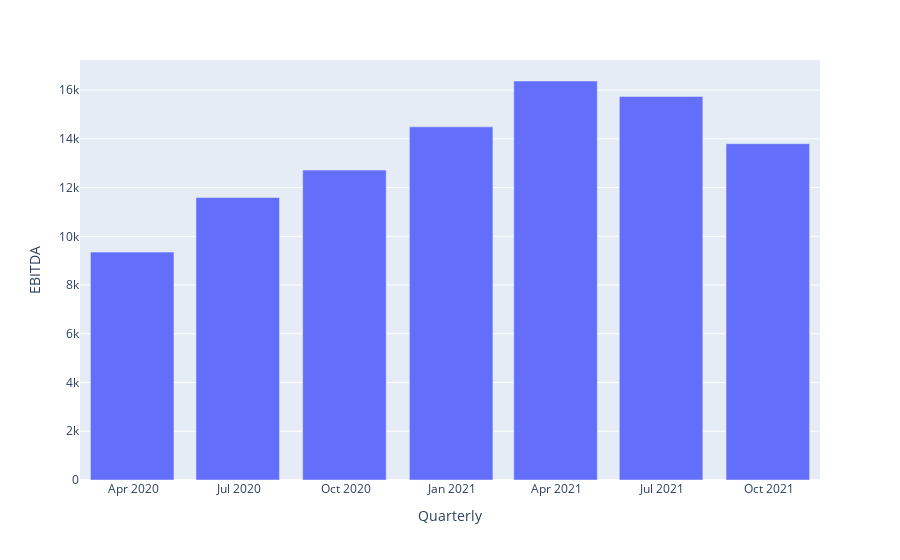

The notebook cell saved with this chart:
### Code cell
import plotly.express as px
fig = px.bar(curr_df, x='Quarterly', y='EBITDA')
fig.show()

### Figure 1 — Plotly figure (JSON) as saved in the notebook; plotly's stock layout.template omitted (floating-point values rounded to 4 significant figures)
{"data": [{"alignmentgroup": "True", "hovertemplate": "Quarterly=%{x}<br>EBITDA=%{y}<extra></extra>", "legendgroup": "", "marker": {"color": "#636efa", "pattern": {"shape": ""}}, "name": "", "offsetgroup": "", "orientation": "v", "showlegend": false, "textposition": "auto", "type": "bar", "x": ["2021-09-30T00:00:00", "2021-06-30T00:00:00", "2021-03-31T00:00:00", "2020-12-31T00:00:00", "2020-09-30T00:00:00", "2020-06-30T00:00:00", "2020-03-31T00:00:00"], "xaxis": "x", "y": [13800, 15740, 16373, 14491, 12717, 11591, 9351], "yaxis": "y"}], "layout": {"autosize": true, "barmode": "relative", "legend": {"tracegroupgap": 0}, "margin": {"t": 60}, "xaxis": {"anchor": "y", "autorange": true, "domain": [0, 1], "range": ["2020-02-15", "2021-11-14"], "title": {"text": "Quarterly"}, "type": "date"}, "yaxis": {"anchor": "x", "autorange": true, "domain": [0, 1], "range": [0, 17230.0], "title": {"text": "EBITDA"}, "type": "linear"}}}
